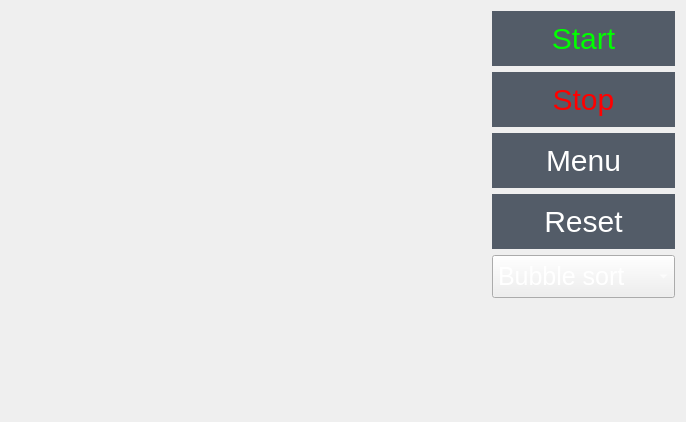
<?xml version="1.0" encoding="UTF-8"?>
<ui version="4.0">
 <class>SortPage</class>
 <widget class="QWidget" name="SortPage">
  <property name="geometry">
   <rect>
    <x>0</x>
    <y>0</y>
    <width>686</width>
    <height>422</height>
   </rect>
  </property>
  <property name="windowTitle">
   <string>Form</string>
  </property>
  <property name="styleSheet">
   <string notr="true">QPushButton{
color:white;
border:0;
padding:10px;
padding-left:30px;
padding-right:30px;
font-size:30px;
background-color:#535c68;
}

QPushButton:hover{
background-color:#576574;
}

QComboBox{
padding:5px;
font-size:25px;
color:white;
}

QComboBox QAbstractItemView
{
padding:5px;
font-size:25px;
color:white;
}

</string>
  </property>
  <layout class="QHBoxLayout" name="horizontalLayout">
   <item>
    <widget class="QWidget" name="customWidget" native="true">
     <property name="sizePolicy">
      <sizepolicy hsizetype="Expanding" vsizetype="Preferred">
       <horstretch>0</horstretch>
       <verstretch>0</verstretch>
      </sizepolicy>
     </property>
    </widget>
   </item>
   <item>
    <layout class="QVBoxLayout" name="verticalLayout_2">
     <item>
      <widget class="QPushButton" name="startVisualizationButton">
       <property name="styleSheet">
        <string notr="true">QPushButton{
color:lime;
}</string>
       </property>
       <property name="text">
        <string>Start</string>
       </property>
      </widget>
     </item>
     <item>
      <widget class="QPushButton" name="stopVisualizationButton">
       <property name="styleSheet">
        <string notr="true">QPushButton{
color:red;
}</string>
       </property>
       <property name="text">
        <string>Stop</string>
       </property>
      </widget>
     </item>
     <item>
      <widget class="QPushButton" name="toMenuButton">
       <property name="text">
        <string>Menu</string>
       </property>
      </widget>
     </item>
     <item>
      <widget class="QPushButton" name="resetButton">
       <property name="text">
        <string>Reset</string>
       </property>
      </widget>
     </item>
     <item>
      <widget class="QComboBox" name="sortMethodCombo">
       <item>
        <property name="text">
         <string>Bubble sort</string>
        </property>
       </item>
       <item>
        <property name="text">
         <string>Insertion sort</string>
        </property>
       </item>
       <item>
        <property name="text">
         <string>Selection sort</string>
        </property>
       </item>
       <item>
        <property name="text">
         <string>Merge sort</string>
        </property>
       </item>
       <item>
        <property name="text">
         <string>Quick sort</string>
        </property>
       </item>
      </widget>
     </item>
     <item>
      <spacer name="verticalSpacer_5">
       <property name="orientation">
        <enum>Qt::Vertical</enum>
       </property>
       <property name="sizeHint" stdset="0">
        <size>
         <width>20</width>
         <height>40</height>
        </size>
       </property>
      </spacer>
     </item>
    </layout>
   </item>
  </layout>
 </widget>
 <resources/>
 <connections/>
</ui>
